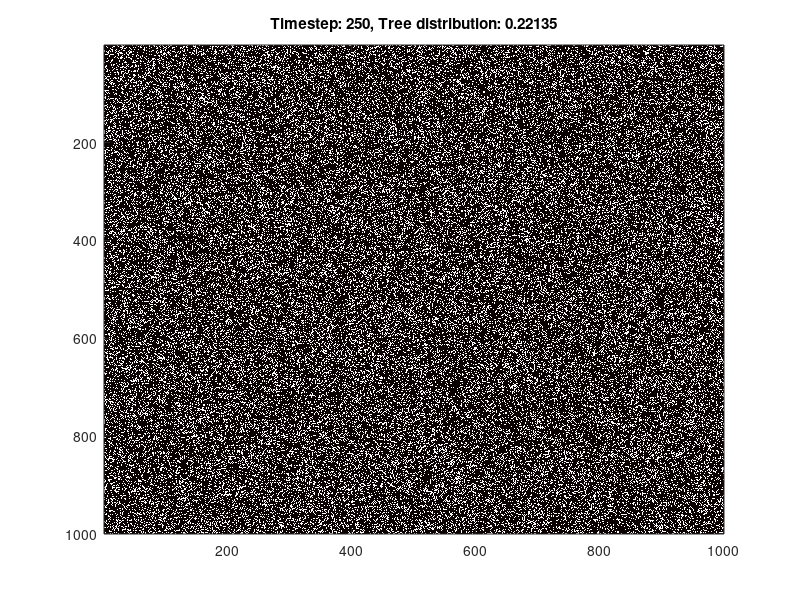

This figure's MATLAB source:



L = 1000; 
f = 0.1/(L^2); 
g = 10000*f;

steps = 300;

growth = zeros(L);
forest = zeros(L);
clusters = zeros(L);
lightning = zeros(L);

i = 1;
while (i < steps)
    
    growth = rand(L) < g;
    forest = or(forest, growth);
    
    lightning = rand(L) < f;
    l_idx = find(L);
    clusters = bwlabel(forest);
    
    lsc = nonzeros(unique(clusters(l_idx)));
    
    forest = xor(forest, ismember(clusters, lsc));
    
    if (mod(i,50) == 0)
        td = sum(sum(forest)) / (L*L);
        imagesc(forest);
        title(['Timestep: ' num2str(i), ...
               ', Tree distribution: ' num2str(td)]);
        colormap hot
        drawnow
    end
    
    i = i + 1;
end
